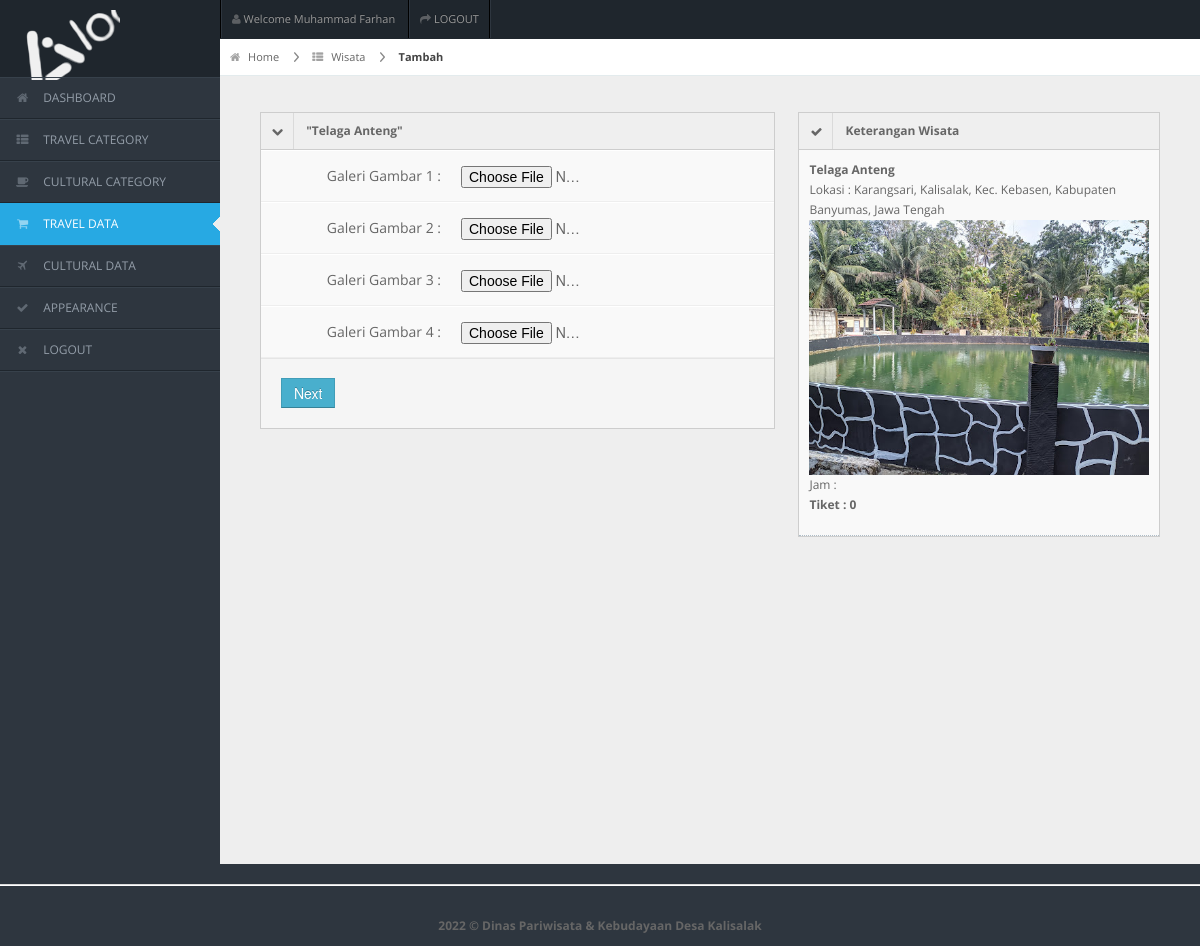
The page /back/admin/tambah-detailwisata.php (signed in) on the database its author committed.
### tables this page shows
CREATE TABLE `tbwisata` (
  `kdwisata` int(10) NOT NULL,
  `kdkategori` int(10) NOT NULL,
  `wisata` varchar(50) NOT NULL,
  `lokasi` mediumtext NOT NULL,
  `ket1` longtext NOT NULL,
  `ket2` longtext NOT NULL,
  `image` blob NOT NULL,
  `akses` longtext NOT NULL,
  `waktu` varchar(50) NOT NULL,
  `tiket` int(10) NOT NULL
);

### back/admin/tambah-detailwisata.php (the view, shortened to what this page needs)
<?php $halaman = "wisata"; ?>
<?php include 'header.php'; ?>
<?php
$sql = "SELECT * FROM tbwisata ORDER BY kdwisata DESC LIMIT 1";
$rpaket = mysqli_query($con,$sql);
$df = mysqli_fetch_array($rpaket);
$wisata = $df["wisata"];
?>
<div id="content">
  <div id="content-header">
    <div id="breadcrumb">
<a href="index.php" title="Go to Home" class="tip-bottom"><i class="icon-home"></i> Home</a>
    <a href="order.php" title="Back to Order" class="tip-bottom"><i class="icon-th-list"></i> Wisata</a>
    <a class="current">Tambah</a> </div>
   </div>
<div class="container-fluid">
  <div class="container-fluid">
    <div class="row-fluid">
      <div class="span7">
        <div class="widget-box">
          <div class="widget-title bg_ly"><span class="icon"><i class="icon-chevron-down"></i></span><h5><b>"<?php echo $wisata;?>"</b></h5>
          </div>
        <div class="widget-content nopadding">
        <form action="tambah-detail-act.php" method="post" class="form-horizontal">
        <div class="control-group">
          <label class="control-label">Galeri Gambar 1 :</label>
            <div class="controls">
            <input type="file" class="span5" name="g1" />
            </div>
        </div>
        <div class="control-group">
          <label class="control-label">Galeri Gambar 2 :</label>
            <div class="controls">
            <input type="file" class="span5" name="g2" />
            </div>
        </div>
        <div class="control-group">
          <label class="control-label">Galeri Gambar 3 :</label>
            <div class="controls">
            <input type="file" class="span5" name="g3" />
            </div>
        </div>
        <div class="control-group">
          <label class="control-label">Galeri Gambar 4 :</label>
            <div class="controls">
            <input type="file" class="span5" name="g4" />
            </div>
        </div>
        <div class="form-actions">
          <button type="submit" class="btn btn-info">Next</button>
        </div>
        </form>
        </div>
        </div>
      </div>
      <div class="span5">
        <div class="widget-box">
          <div class="widget-title"> <span class="icon"><i class="icon-ok"></i></span>
            <h5>Keterangan Wisata</h5>
          </div>
          <div class="widget-content nopadding collapse in">
            <ul class="recent-posts">
              <li>
                <div class="article-post"><strong><?php echo $wisata;?></strong>
                  <p>
                    <?php
                    $sql = "SELECT * FROM tbwisata ORDER BY kdwisata DESC LIMIT 1";
                    $hsl = mysqli_query($con, $sql);
                    while ($data=mysqli_fetch_array($hsl)) {
                    ?>
                    Lokasi : <?php echo $data['lokasi'] ?>
                    <br><?php echo "<img src='../../front/images/wisata/$data[image]' />";?>
                    <br>Jam : <b><?php echo $data['waktu'] ?>
                    <br>Tiket : <b><?php echo $data['tiket'] ?></b>
                    <?php
              }
              ?>
                  </p>
                </div>
              </li>
            </ul>
          </div>
        </div>
      </div>
    </div>
  </div>
    </div>
  </div>
<hr/>
<?php include 'footer.php'; ?>

### back/admin/header.php (shortened to what this page needs)
<!DOCTYPE html>
<html lang="en">
<head>
<link href="https://cdnjs.cloudflare.com/ajax/libs/select2/4.0.7/css/select2.min.css" rel="stylesheet"/>
<link rel="stylesheet" href="../css/bootstrap.min.css" />
<link rel="stylesheet" href="../css/datepicker.css" />
<link rel="stylesheet" href="../css/uniform.css" />
<link rel="stylesheet" href="../css/select2.css" />
<link rel="stylesheet" href="../css/bootstrap-responsive.min.css" />
<link rel="stylesheet" href="../css/fullcalendar.css" />
<link rel="stylesheet" href="../css/matrix-style.css" />
<link rel="stylesheet" href="../css/matrix-media.css" />
<link href="../font-awesome/css/font-awesome.css" rel="stylesheet" />
<link rel="stylesheet" href="../css/jquery.gritter.css" />
</head>
<body>
<div id="header">
  <h1><a href="index.php">Dinas Pariwisata & Kebudayaan Kabupaten kalisalak</a></h1>
</div>
<div id="user-nav" class="navbar navbar-inverse">
  <ul class="nav">
    <li class=""><a title="" href="#"><i class="icon icon-user"></i> <span class="text">Welcome <?php echo $_SESSION['nama']?>&nbsp</span></a></li>
    <li class=""><a title="" href="logout.php"><i class="icon icon-share-alt"></i> <span class="text">LOGOUT</span></a></li>
  </ul>
</div>
<div id="sidebar"><a href="#" class="visible-phone"><i class="icon icon-home"></i>Dashboard</a>
  <ul>
    <li <?php if($halaman == "index") echo "class='active'"; ?>>
      <a href="index.php"><i class="icon icon-home"></i> <span>DASHBOARD</span></a></li>
    <li <?php if($halaman == "kategori-wisata") echo "class='active'"; ?>>
      <a href="kategori-wisata.php"><i class="icon icon-th-list"></i> <span>TRAVEL CATEGORY</span></a> </li>
    <li <?php if($halaman == "kategori-budaya") echo "class='active'"; ?>>
      <a href="kategori-budaya.php"><i class="icon icon-coffee"></i> <span>CULTURAL CATEGORY</span></a> </li>
    <li <?php if($halaman == "wisata") echo "class='active'"; ?>>
      <a href="wisata.php"><i class="icon icon-shopping-cart"></i> <span>TRAVEL DATA</span></a> </li>
    <li <?php if($halaman == "budaya") echo "class='active'"; ?>>
      <a href="budaya.php"><i class="icon icon-plane"></i> <span>CULTURAL DATA</span></a></li>
    <li <?php if($halaman == "view") echo "class='active'"; ?>>
      <a href="view.php"><i class="icon icon-ok"></i> <span>APPEARANCE</span></a></li>
    <li><a href="logout.php"><i class="icon icon-remove"></i> <span>LOGOUT</span></a></li>
  </ul>
</div>

### back/admin/footer.php (shortened to what this page needs)
<div class="row-fluid">
  <div id="footer" class="span12"> 2022 &copy; Dinas Pariwisata & Kebudayaan Desa Kalisalak</div>
</div>
</body>
</html>

### back/css/matrix-media.css (style rules this page uses)
body { background:#2E363F; }
#header { background-color: #1f262d; margin-top:10px; }
#sidebar > ul { border-bottom: 1px solid #37414b }
#sidebar > ul > li { border-top: 1px solid #37414b; border-bottom: 1px solid #1f262d; }
#sidebar > ul > li.active { background-color: #27a9e3; border-bottom: 1px solid #27a9e3; border-top: 1px solid #27a9e3; }
#sidebar > ul > li.active a { color:#fff; text-decoration:none; }

### back/admin/header.php (style rules this page uses)
#header h1 { background: url("../img/logo-kalisalak1.png") no-repeat scroll 0 0 transparent; height: 70px; left: 10px; line-height: 200px; overflow: hidden; position: relative; top: 10px; width: 110px; }

### rows shown on the page
tbwisata: wisata "Telaga Anteng", lokasi "Karangsari, Kalisalak, Kec. Kebasen, Kabupaten Banyumas, Jawa Tengah", image (picture), tiket "0"

### other values the page prints
$_SESSION['nama'] "Muhammad Farhan"
